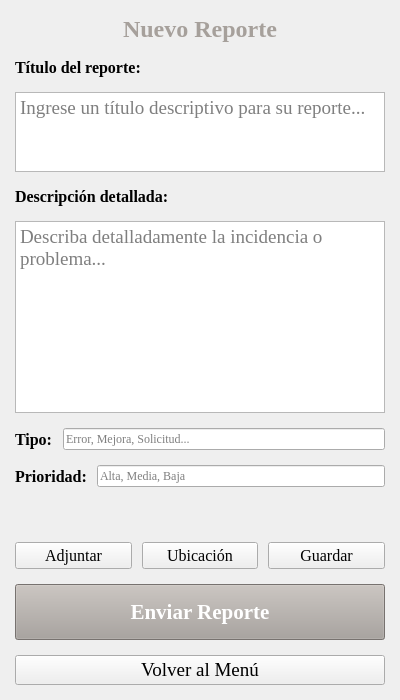
<?xml version="1.0" encoding="UTF-8"?>
<ui version="4.0">
 <class>ReporteScreen</class>
 <widget class="QWidget" name="ReporteScreen">
  <property name="geometry">
   <rect>
    <x>0</x>
    <y>0</y>
    <width>400</width>
    <height>700</height>
   </rect>
  </property>
  <property name="font">
   <font>
    <family>Times New Roman</family>
   </font>
  </property>
  <property name="windowTitle">
   <string>Nuevo Reporte</string>
  </property>
  <layout class="QVBoxLayout" name="verticalLayout">
   <property name="spacing">
    <number>15</number>
   </property>
   <property name="leftMargin">
    <number>15</number>
   </property>
   <property name="topMargin">
    <number>15</number>
   </property>
   <property name="rightMargin">
    <number>15</number>
   </property>
   <property name="bottomMargin">
    <number>15</number>
   </property>
   <item>
    <widget class="QLabel" name="titleLabel">
     <property name="font">
      <font>
       <pointsize>18</pointsize>
       <bold>true</bold>
      </font>
     </property>
     <property name="styleSheet">
      <string notr="true">color: #A6A09B;</string>
     </property>
     <property name="text">
      <string>Nuevo Reporte</string>
     </property>
     <property name="alignment">
      <set>Qt::AlignCenter</set>
     </property>
    </widget>
   </item>
   <item>
    <widget class="QLabel" name="label_titulo">
     <property name="font">
      <font>
       <family>Times New Roman</family>
       <pointsize>12</pointsize>
       <bold>true</bold>
      </font>
     </property>
     <property name="text">
      <string>Título del reporte:</string>
     </property>
    </widget>
   </item>
   <item>
    <widget class="QTextEdit" name="titulodelreporte">
     <property name="maximumSize">
      <size>
       <width>16777215</width>
       <height>80</height>
      </size>
     </property>
     <property name="font">
      <font>
       <family>Times New Roman</family>
       <pointsize>14</pointsize>
      </font>
     </property>
     <property name="placeholderText">
      <string>Ingrese un título descriptivo para su reporte...</string>
     </property>
    </widget>
   </item>
   <item>
    <widget class="QLabel" name="label_descripcion">
     <property name="font">
      <font>
       <family>Times New Roman</family>
       <pointsize>12</pointsize>
       <bold>true</bold>
      </font>
     </property>
     <property name="text">
      <string>Descripción detallada:</string>
     </property>
    </widget>
   </item>
   <item>
    <widget class="QTextEdit" name="descripciondelreporte">
     <property name="minimumSize">
      <size>
       <width>0</width>
       <height>120</height>
      </size>
     </property>
     <property name="font">
      <font>
       <family>Times New Roman</family>
       <pointsize>14</pointsize>
      </font>
     </property>
     <property name="placeholderText">
      <string>Describa detalladamente la incidencia o problema...</string>
     </property>
    </widget>
   </item>
   <item>
    <layout class="QHBoxLayout" name="horizontalLayout">
     <property name="spacing">
      <number>10</number>
     </property>
     <item>
      <widget class="QLabel" name="label_tipo">
       <property name="font">
        <font>
         <family>Times New Roman</family>
         <pointsize>12</pointsize>
         <bold>true</bold>
        </font>
       </property>
       <property name="text">
        <string>Tipo:</string>
       </property>
      </widget>
     </item>
     <item>
      <widget class="QLineEdit" name="tipo_reporte">
       <property name="placeholderText">
        <string>Error, Mejora, Solicitud...</string>
       </property>
      </widget>
     </item>
    </layout>
   </item>
   <item>
    <layout class="QHBoxLayout" name="horizontalLayout_2">
     <property name="spacing">
      <number>10</number>
     </property>
     <item>
      <widget class="QLabel" name="label_prioridad">
       <property name="font">
        <font>
         <family>Times New Roman</family>
         <pointsize>12</pointsize>
         <bold>true</bold>
        </font>
       </property>
       <property name="text">
        <string>Prioridad:</string>
       </property>
      </widget>
     </item>
     <item>
      <widget class="QLineEdit" name="prioridad_reporte">
       <property name="placeholderText">
        <string>Alta, Media, Baja</string>
       </property>
      </widget>
     </item>
    </layout>
   </item>
   <item>
    <spacer name="verticalSpacer">
     <property name="orientation">
      <enum>Qt::Vertical</enum>
     </property>
     <property name="sizeHint" stdset="0">
      <size>
       <width>20</width>
       <height>20</height>
      </size>
     </property>
    </spacer>
   </item>
   <item>
    <layout class="QHBoxLayout" name="horizontalLayout_3">
     <property name="spacing">
      <number>10</number>
     </property>
     <item>
      <widget class="QPushButton" name="adjuntarImagen">
       <property name="font">
        <font>
         <family>Times New Roman</family>
         <pointsize>12</pointsize>
        </font>
       </property>
       <property name="text">
        <string>Adjuntar</string>
       </property>
      </widget>
     </item>
     <item>
      <widget class="QPushButton" name="usarUbicacion">
       <property name="font">
        <font>
         <family>Times New Roman</family>
         <pointsize>12</pointsize>
        </font>
       </property>
       <property name="text">
        <string>Ubicación</string>
       </property>
      </widget>
     </item>
     <item>
      <widget class="QPushButton" name="guardarBorrador">
       <property name="font">
        <font>
         <family>Times New Roman</family>
         <pointsize>12</pointsize>
        </font>
       </property>
       <property name="text">
        <string>Guardar</string>
       </property>
      </widget>
     </item>
    </layout>
   </item>
   <item>
    <widget class="QPushButton" name="envarReporte">
     <property name="font">
      <font>
       <pointsize>16</pointsize>
       <bold>true</bold>
      </font>
     </property>
     <property name="styleSheet">
      <string notr="true">background-color: #A6A09B; color: white; padding: 15px;</string>
     </property>
     <property name="text">
      <string>Enviar Reporte</string>
     </property>
    </widget>
   </item>
   <item>
    <widget class="QPushButton" name="regresar">
     <property name="font">
      <font>
       <family>Times New Roman</family>
       <pointsize>14</pointsize>
      </font>
     </property>
     <property name="text">
      <string>Volver al Menú</string>
     </property>
    </widget>
   </item>
  </layout>
 </widget>
 <resources/>
 <connections/>
</ui>
